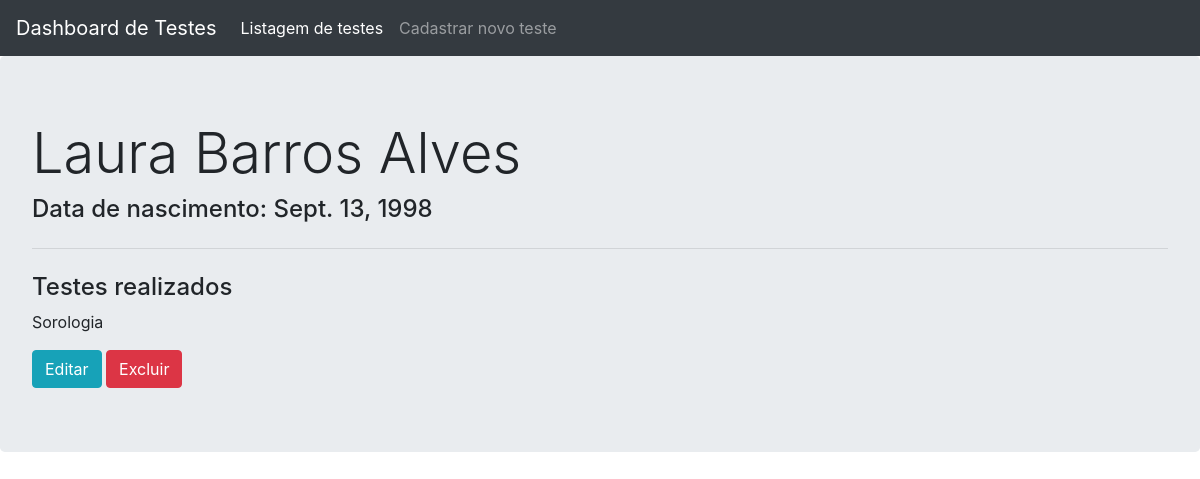
Screenshot of /users/2/ with the database file from the repository.
### users/models.py (models this page shows, shortened)
class User(models.Model):
    name = models.CharField(max_length=200)
    born_date = models.DateField()
    test_type = models.ForeignKey(TestType, on_delete=models.CASCADE)

class TestType(models.Model):
    name = models.CharField(max_length=50, default='RT-PCR')
    def __str__(self):
        return self.name

### users/views.py (the view)
# urls.py: path('users/<int:pk>/', UserDetailView.as_view(), name='user_detail'),
class UserDetailView(DetailView):
    model = User
    template_name = 'user_detail.html'

### templates/user_detail.html
{% extends 'base.html' %}
{% block content %}
    <div class="jumbotron">
        <h1 class="display-4">{{ user.name }}</h1>
        <h4>Data de nascimento: {{user.born_date}}</h4>
        <hr class="my-4">
        <h4>Testes realizados</h4>
        <p>{{ user.test_type }}</p>
        <a href="{% url 'user_edit' user.id %}" class="btn btn-info">Editar</a>
        <a href="{% url 'user_delete' user.id %}" class="btn btn-danger   ">Excluir</a>
    </div>
{% endblock content %}

### static/css/base.css (style rules this page uses)
body { text-align: center; }

### rows the page displays
User: name "Laura Barros Alves", born_date "Sept. 13, 1998", test_type "Sorologia"
